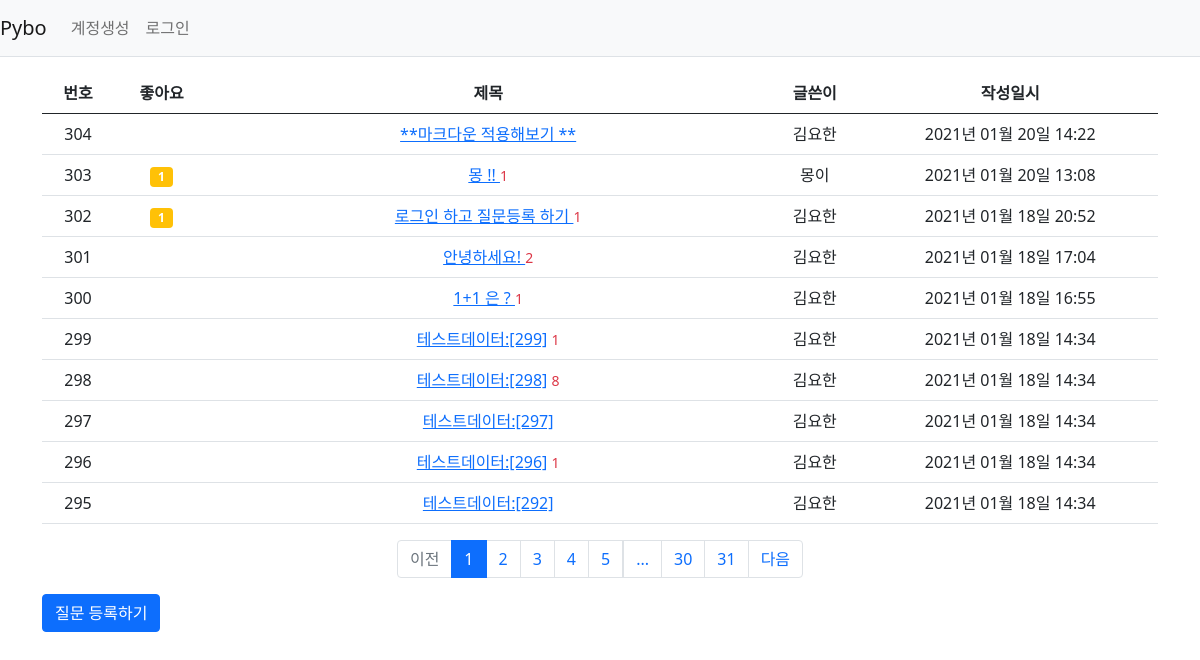
Page /question/list/ on the committed database.
### pybo/models.py (models this page shows)
class Question(db.Model):
    id = db.Column(db.Integer, primary_key=True)
    subject = db.Column(db.String(200), nullable=False)
    content = db.Column(db.Text(), nullable=False) # 글자수 제한없음 Text
    create_date = db.Column(db.DateTime(), nullable=False)
    user_id = db.Column(db.Integer, db.ForeignKey(
        'user.id', ondelete='CASCADE'), nullable=False) # server_default='1')
    user = db.relationship('User', backref=db.backref('question_set'))
    modify_date = db.Column(db.DateTime(), nullable=True)
    voter = db.relationship('User', secondary=question_voter, backref=db.backref('question_voter_set'))

class User(db.Model):
    id = db.Column(db.Integer, primary_key=True)
    username = db.Column(db.String(150), unique=True, nullable=False)
    password = db.Column(db.String(200), nullable=False)
    email = db.Column(db.String(120), unique=True, nullable=False)

### pybo/views/question_views.py (the view)
@bp.route('/list/')
def _list():
    page = request.args.get('page', type=int, default=1)  # 페이지
    question_list = Question.query.order_by(Question.create_date.desc())
    question_list = question_list.paginate(page, per_page=10)
    return render_template('questions/question_list.html', question_list=question_list)

### pybo/filter.py (called while the page is built)
def format_datetime(value, fmt='%Y년 %m월 %d일 %H:%M'):
    return value.strftime(fmt)

### pybo/views/auth_views.py (called while the page is built)
@bp.before_app_request
def load_logged_in_user():
    user_id = session.get('user_id')
    if user_id is None:
        g.user = None
    else:
        g.user = User.query.get(user_id)

### pybo/templates/questions/question_list.html
{% extends 'base.html' %}
{% block content %}
<div class="container my-3">
    <table class="table">
        <thead>
        <tr class="text-center thead-dark">
            <th> 번호 </th>
            <th> 좋아요 </th>
            <th style="width:50%"> 제목 </th>
            <th> 글쓴이 </th>
            <th> 작성일시 </th>
        </tr>
        </thead>
        <tbody>
        {% if question_list %}
        {% for question in question_list.items %}
        <tr  class="text-center">
            <td>{{ question_list.total - ((question_list.page-1) * question_list.per_page) - loop.index0 }}</td>
            <td>
               {% if question.voter|length > 0 %}
                <span class="badge bg-warning px-2 py-1">
                    {{ question.voter|length }}
                </span>
                {% endif %}
            </td>
            <td class="text-left">
                <a href="{{ url_for('question.detail', question_id=question.id)}}">{{ question.subject }}</a>
                {% if question.answer_set|length > 0 %}
                <span class="text-danger small ml-2">{{ question.answer_set|length }}</span>
                {% endif %}
            </td>
            <td> {{ question.user.username }}</td>
            <td>{{ question.create_date|datetime }}</td>
        </tr>
        {% endfor %}
        {% else %}
        <tr>
            <td colspan="3"> 질문이 없습니다. </td>
        </tr>
        {% endif %}
        </tbody>
    </table>
    <ul class="pagination justify-content-center">
        {% if question_list.has_prev %}
        <li class="page-item">
            <a class="page-link" href="?page={{ question_list.prev_num }}">이전</a>
        </li>
        {% else %}
        <li class="page-item disabled">
            <a class="page-link" tabindex="-1" aria-disabled="true" href="#">이전</a>
        </li>
        {% endif %}
        {% for page_num in question_list.iter_pages() %}
            {% if page_num %}
                {% if page_num != question_list.page %}
                <li class="page-item">
                    <a class="page-link" href="?page={{ page_num }}"> {{ page_num }}</a>
                </li>
                {% else %}
                <li class="page-item active" aria-current="page">
                    <a class="page-link" href="#">{{ page_num }}</a>
                </li>
                {% endif %}
            {% else %}
                <li class="disabled">
                    <a class="page-link" href="#"> ... </a>
                </li>
            {% endif %}
        {% endfor %}
        {% if question_list.has_next %}
        <li class="page-item">
            <a class="page-link" href="?page={{ question_list.next_num }}">다음</a>
        </li>
        {% else %}
        <li class="page-item disabled">
            <a class="page-link" tabindex="-1" aria-disabled="true" href="#">다음</a>
        </li>
        {% endif %}
    </ul>
    <a href="{{ url_for('question.create') }}" class="btn btn-primary"> 질문 등록하기 </a>
</div>
{% endblock %}

### rows in the picture
Question: total "304", subject "**마크다운 적용해보기 **", user.username "김요한", create_date "2021년 01월 20일 14:22"
Question: total "303", voter|length "1", subject "몽 !!", answer_set|length "1", user.username "몽이", create_date "2021년 01월 20일 13:08"
Question: total "302", voter|length "1", subject "로그인 하고 질문등록 하기", answer_set|length "1", user.username "김요한", create_date "2021년 01월 18일 20:52"
Question: total "301", subject "안녕하세요!", answer_set|length "2", user.username "김요한", create_date "2021년 01월 18일 17:04"
Question: total "300", subject "1+1 은 ?", answer_set|length "1", user.username "김요한", create_date "2021년 01월 18일 16:55"
Question: total "299", subject "테스트데이터:[299]", answer_set|length "1", user.username "김요한", create_date "2021년 01월 18일 14:34"
Question: total "298", subject "테스트데이터:[298]", answer_set|length "8", user.username "김요한", create_date "2021년 01월 18일 14:34"
Question: total "297", subject "테스트데이터:[297]", user.username "김요한", create_date "2021년 01월 18일 14:34"
Question: total "296", subject "테스트데이터:[296]", answer_set|length "1", user.username "김요한", create_date "2021년 01월 18일 14:34"
Question: total "295", subject "테스트데이터:[292]", user.username "김요한", create_date "2021년 01월 18일 14:34"

### other values in the picture
{{ page_num }} "1"
{{ page_num }} "2" "3" "4" "5" "30" "31"
